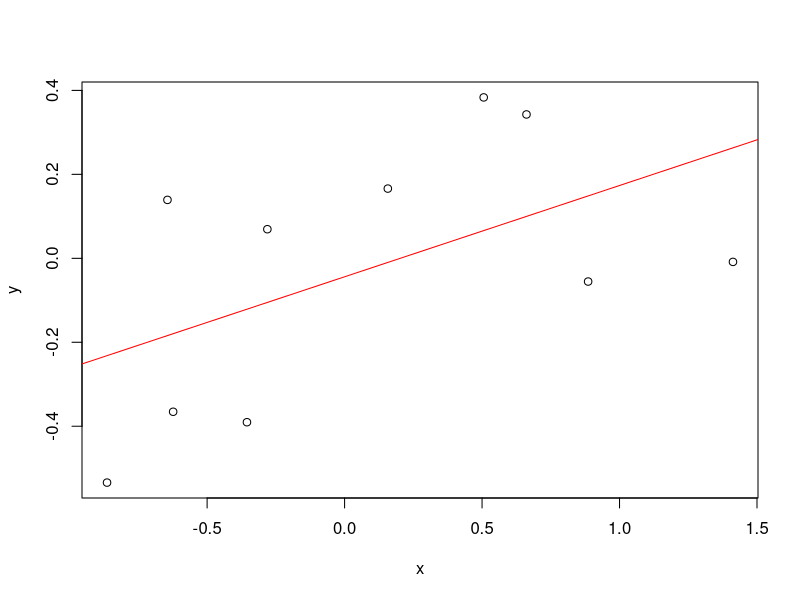

Recreate this plot in R.
## ---- chunk 1
n <- 10
slope <- 0.2
noise.sd <- 0.25
xy <- data.frame( x=rnorm(n))
xy$y <- xy$x * slope + noise.sd*rnorm(n)
summary(xy)
## ---- chunk 2
xy.lm <- lm( y ~ x, data=xy )
summary(xy.lm)
## ---- chunk 3
plot( y ~ x, data=xy )
abline(coef(xy.lm),col='red')
